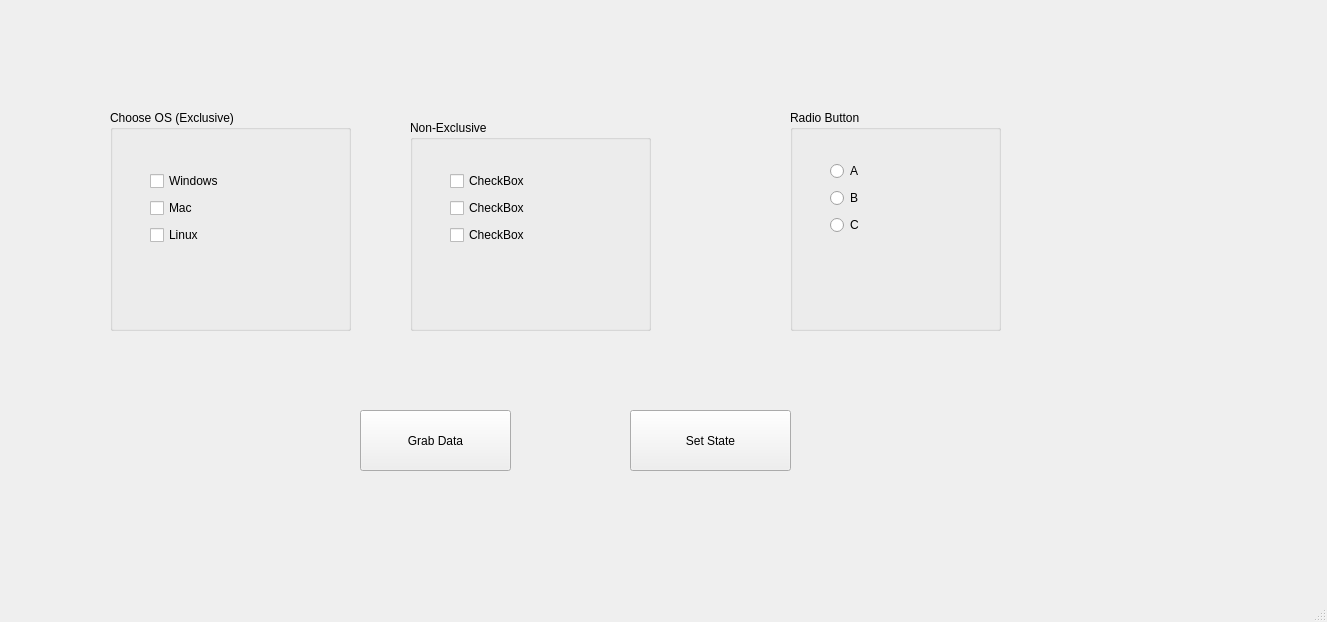
<?xml version="1.0" encoding="UTF-8"?>
<ui version="4.0">
 <class>MainWindow</class>
 <widget class="QMainWindow" name="MainWindow">
  <property name="geometry">
   <rect>
    <x>0</x>
    <y>0</y>
    <width>1327</width>
    <height>622</height>
   </rect>
  </property>
  <property name="windowTitle">
   <string>MainWindow</string>
  </property>
  <widget class="QWidget" name="centralwidget">
   <widget class="QGroupBox" name="groupBox">
    <property name="geometry">
     <rect>
      <x>110</x>
      <y>110</y>
      <width>241</width>
      <height>221</height>
     </rect>
    </property>
    <property name="title">
     <string>Choose OS (Exclusive)</string>
    </property>
    <widget class="QWidget" name="">
     <property name="geometry">
      <rect>
       <x>40</x>
       <y>60</y>
       <width>81</width>
       <height>76</height>
      </rect>
     </property>
     <layout class="QVBoxLayout" name="verticalLayout">
      <item>
       <widget class="QCheckBox" name="windowscheckbox">
        <property name="text">
         <string>Windows</string>
        </property>
       </widget>
      </item>
      <item>
       <widget class="QCheckBox" name="maccheckbox">
        <property name="text">
         <string>Mac</string>
        </property>
       </widget>
      </item>
      <item>
       <widget class="QCheckBox" name="linuxcheckbox">
        <property name="text">
         <string>Linux</string>
        </property>
       </widget>
      </item>
     </layout>
    </widget>
   </widget>
   <widget class="QGroupBox" name="groupBox_2">
    <property name="geometry">
     <rect>
      <x>410</x>
      <y>120</y>
      <width>241</width>
      <height>211</height>
     </rect>
    </property>
    <property name="title">
     <string>Non-Exclusive</string>
    </property>
    <widget class="QWidget" name="">
     <property name="geometry">
      <rect>
       <x>40</x>
       <y>50</y>
       <width>83</width>
       <height>76</height>
      </rect>
     </property>
     <layout class="QVBoxLayout" name="verticalLayout_2">
      <item>
       <widget class="QCheckBox" name="checkBox_4">
        <property name="text">
         <string>CheckBox</string>
        </property>
       </widget>
      </item>
      <item>
       <widget class="QCheckBox" name="checkBox_5">
        <property name="text">
         <string>CheckBox</string>
        </property>
       </widget>
      </item>
      <item>
       <widget class="QCheckBox" name="checkBox_6">
        <property name="text">
         <string>CheckBox</string>
        </property>
       </widget>
      </item>
     </layout>
    </widget>
   </widget>
   <widget class="QGroupBox" name="groupBox_3">
    <property name="geometry">
     <rect>
      <x>790</x>
      <y>110</y>
      <width>211</width>
      <height>221</height>
     </rect>
    </property>
    <property name="title">
     <string>Radio Button</string>
    </property>
    <widget class="QWidget" name="">
     <property name="geometry">
      <rect>
       <x>40</x>
       <y>50</y>
       <width>97</width>
       <height>76</height>
      </rect>
     </property>
     <layout class="QVBoxLayout" name="verticalLayout_3">
      <item>
       <widget class="QRadioButton" name="radioButton">
        <property name="text">
         <string>A</string>
        </property>
       </widget>
      </item>
      <item>
       <widget class="QRadioButton" name="radioButton_2">
        <property name="text">
         <string>B</string>
        </property>
       </widget>
      </item>
      <item>
       <widget class="QRadioButton" name="radioButton_3">
        <property name="text">
         <string>C</string>
        </property>
       </widget>
      </item>
     </layout>
    </widget>
   </widget>
   <widget class="QPushButton" name="pushButton">
    <property name="geometry">
     <rect>
      <x>360</x>
      <y>410</y>
      <width>151</width>
      <height>61</height>
     </rect>
    </property>
    <property name="text">
     <string>Grab Data</string>
    </property>
   </widget>
   <widget class="QPushButton" name="pushButton_2">
    <property name="geometry">
     <rect>
      <x>630</x>
      <y>410</y>
      <width>161</width>
      <height>61</height>
     </rect>
    </property>
    <property name="text">
     <string>Set State</string>
    </property>
   </widget>
  </widget>
  <widget class="QMenuBar" name="menubar">
   <property name="geometry">
    <rect>
     <x>0</x>
     <y>0</y>
     <width>1327</width>
     <height>26</height>
    </rect>
   </property>
  </widget>
  <widget class="QStatusBar" name="statusbar"/>
 </widget>
 <resources/>
 <connections/>
</ui>
